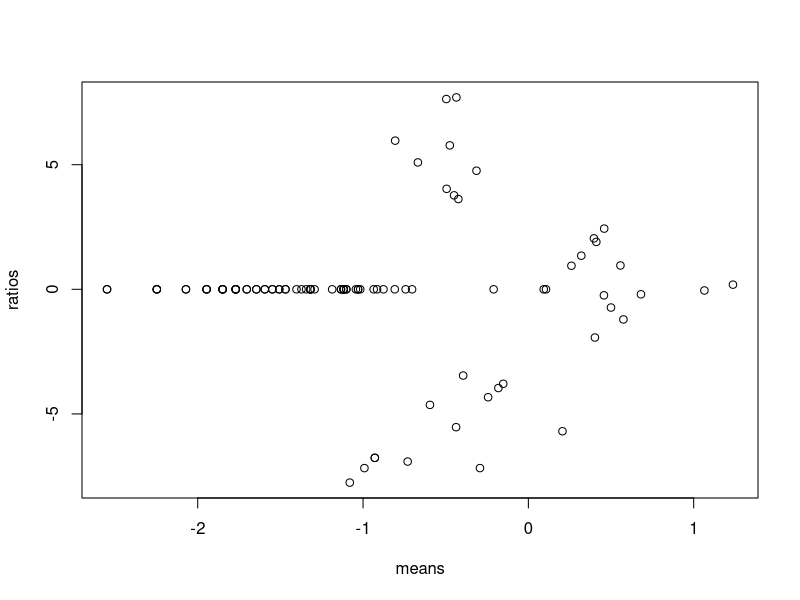

Reproduce this figure in R.

#------------------#
# Question 1.3 - R #
#------------------#

# Read the file; header=TRUE is to skip the first title line.
data = read.table("genes_expression_100.txt", header=TRUE)

names = data[,1]            #first column (vector of strings)
c1 = data[,2]               #second (vector of numbers)
c2 = data[,3]               #and third
ratios = log2(c1/c2)
means = log10(sqrt(c1*c2))
plot(ratios~means)          #draw; '~' means 'with respect to'

# One cannot write a full vector to a file, one must create a
# 'data frame' with theses vectors as columns, and write the data frame:
output = data.frame(Gene_name=names, Ratio=ratios, Mean=means)
write.table(output,"output_R.txt")
